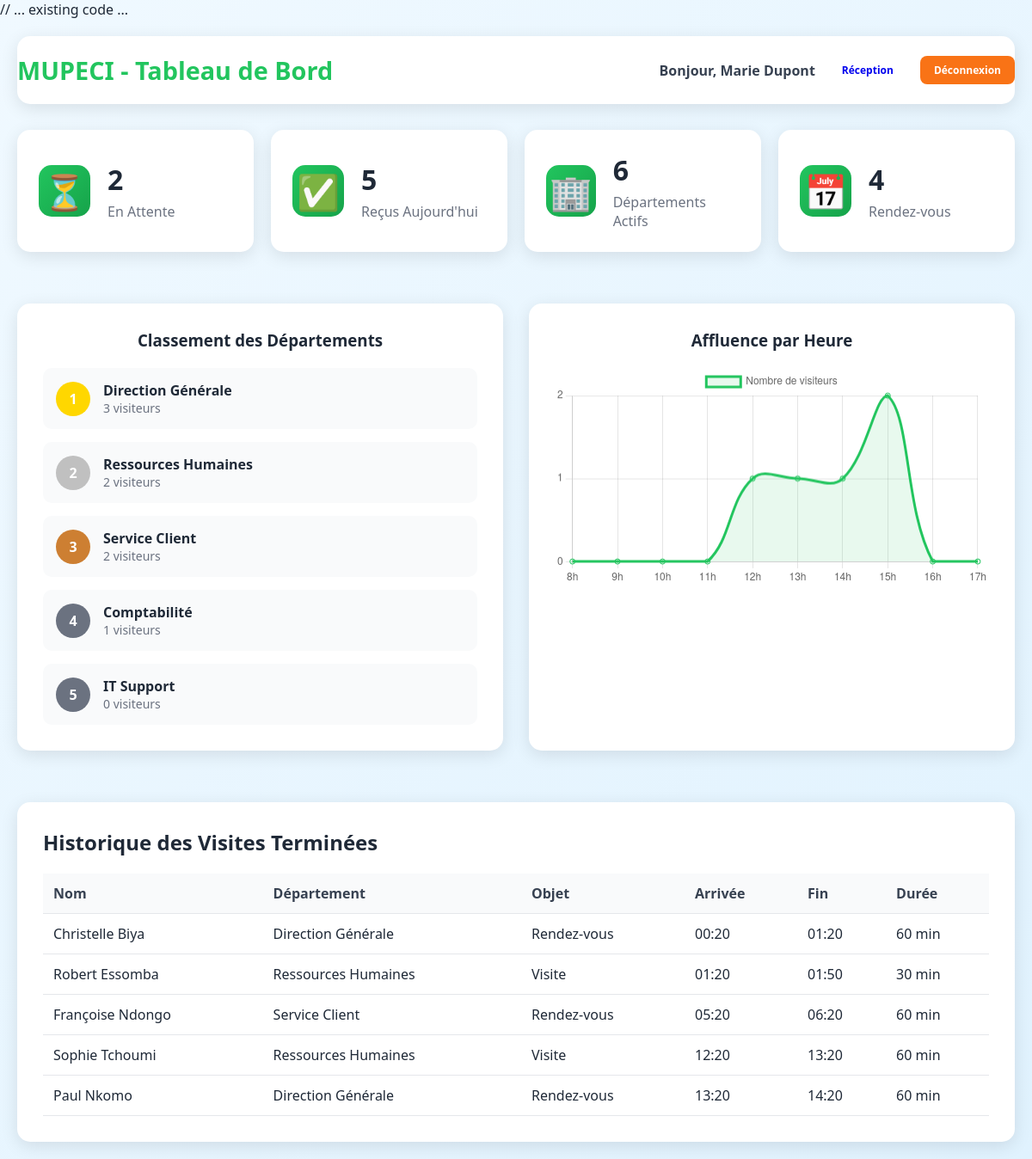
The page /receptionist/dashboard.php (signed in) on the database its author committed.
### tables this page shows
CREATE TABLE visitors (
    id INT AUTO_INCREMENT PRIMARY KEY,
    name VARCHAR(100) NOT NULL,
    phone VARCHAR(20) NOT NULL,
    email VARCHAR(100) NULL,
    id_number VARCHAR(50) NOT NULL,
    department_id INT NOT NULL,
    purpose ENUM('visite', 'rendez-vous', 'autres') DEFAULT 'visite',
    status ENUM('waiting', 'in-progress', 'completed', 'cancelled') DEFAULT 'waiting',
    checked_in_at TIMESTAMP DEFAULT CURRENT_TIMESTAMP,
    started_at TIMESTAMP NULL,
    completed_at TIMESTAMP NULL,
    notes TEXT NULL,
    created_by INT NOT NULL,
    created_at TIMESTAMP DEFAULT CURRENT_TIMESTAMP,
    updated_at TIMESTAMP DEFAULT CURRENT_TIMESTAMP ON UPDATE CURRENT_TIMESTAMP,
    
    FOREIGN KEY (department_id) REFERENCES departments(id) ON DELETE RESTRICT,
    FOREIGN KEY (created_by) REFERENCES users(id) ON DELETE RESTRICT,
    
    INDEX idx_status (status),
    INDEX idx_checked_in_at (checked_in_at),
    INDEX idx_department (department_id),
    INDEX idx_id_number (id_number),
    INDEX idx_phone (phone),
    INDEX idx_email (email)
);

CREATE TABLE departments (
    id INT AUTO_INCREMENT PRIMARY KEY,
    name VARCHAR(100) NOT NULL UNIQUE,
    description TEXT,
    active BOOLEAN DEFAULT TRUE,
    created_at TIMESTAMP DEFAULT CURRENT_TIMESTAMP,
    updated_at TIMESTAMP DEFAULT CURRENT_TIMESTAMP ON UPDATE CURRENT_TIMESTAMP
);

### includes/functions.php (called while the page is built, shortened)
<?php
function getActiveDepartments() {
    $pdo = getDB();
    $stmt = $pdo->query("SELECT * FROM departments WHERE active = 1");
    return $stmt->fetchAll(PDO::FETCH_ASSOC);
}
function getTodayVisitors() {
    $pdo = getDB();
    $today = date('Y-m-d');
    $stmt = $pdo->prepare("SELECT * FROM visitors WHERE DATE(checked_in_at) = ?");
    $stmt->execute([$today]);
    return $stmt->fetchAll(PDO::FETCH_ASSOC);
}
function getVisitorsByStatus($status) {
    $pdo = getDB();
    $stmt = $pdo->prepare("SELECT * FROM visitors WHERE status = ?");
    $stmt->execute([$status]);
    return $stmt->fetchAll(PDO::FETCH_ASSOC);
}
function getDepartmentStats() {
    $pdo = getDB();
    $today = date('Y-m-d');
    $stmt = $pdo->query("SELECT d.name, COUNT(v.id) as count FROM departments d LEFT JOIN visitors v ON v.department_id = d.id AND DATE(v.checked_in_at) = '$today' GROUP BY d.id");
    $stats = $stmt->fetchAll(PDO::FETCH_ASSOC);
    usort($stats, function($a, $b) { return $b['count'] - $a['count']; });
    return $stats;
}
function getHourlyStats() {
    $pdo = getDB();
    $today = date('Y-m-d');
    $hourly = array_fill(8, 10, 0);
    $stmt = $pdo->prepare("SELECT checked_in_at FROM visitors WHERE DATE(checked_in_at) = ?");
    $stmt->execute([$today]);
    $visitors = $stmt->fetchAll(PDO::FETCH_ASSOC);
    foreach ($visitors as $visitor) {
        $hour = (int)date('H', strtotime($visitor['checked_in_at']));
        if ($hour >= 8 && $hour <= 17) {
            $hourly[$hour]++;
        }
    }
    return $hourly;
}
?>

### receptionist/dashboard.php (the view, shortened to what this page needs)
<?php
require_once '../includes/functions.php';
$activeDepartments = getActiveDepartments();
$waitingCount = count(getVisitorsByStatus('waiting'));
$completedToday = count(array_filter(getTodayVisitors(), function($v) { return $v['status'] === 'completed'; }));
$activeDepartmentsCount = count(getActiveDepartments());
$appointmentsToday = count(array_filter(getTodayVisitors(), function($v) { return $v['purpose'] === 'rendez-vous'; }));
$departmentStats = getDepartmentStats();
$hourlyStats = getHourlyStats();
?>
<!DOCTYPE html>
<html lang="fr">
<head>
    <link rel="stylesheet" href="../assets/css/style.css">
</head>
<body>
    <div class="container">
        <header class="app-header">
            <div class="header-content">
                <h1>MUPECI - Tableau de Bord</h1>
                <div class="user-info">
                    <span>Bonjour, <?php echo $_SESSION['user']['name']; ?></span>
                    <a href="reception.php" class="btn btn-sm">Réception</a>
                    <a href="../logout.php" class="btn btn-sm btn-secondary">Déconnexion</a>
                </div>
            </div>
        </header>
        <div class="main-content">
            <div class="stats-grid">
                <div class="stat-card">
                    <div class="stat-icon">⏳</div>
                    <div class="stat-content">
                        <h3><?php echo $waitingCount; ?></h3>
                        <p>En Attente</p>
                    </div>
                </div>
                <div class="stat-card">
                    <div class="stat-icon">✅</div>
                    <div class="stat-content">
                        <h3><?php echo $completedToday; ?></h3>
                        <p>Reçus Aujourd'hui</p>
                    </div>
                </div>
                <div class="stat-card">
                    <div class="stat-icon">🏢</div>
                    <div class="stat-content">
                        <h3><?php echo $activeDepartmentsCount; ?></h3>
                        <p>Départements Actifs</p>
                    </div>
                </div>
                <div class="stat-card">
                    <div class="stat-icon">📅</div>
                    <div class="stat-content">
                        <h3><?php echo $appointmentsToday; ?></h3>
                        <p>Rendez-vous</p>
                    </div>
                </div>
            </div>
            <div class="charts-grid">
                <div class="chart-container">
                    <h3>Classement des Départements</h3>
                    <div class="department-ranking">
                        <?php foreach (array_slice($departmentStats, 0, 5) as $index => $dept): ?>
                            <div class="ranking-item">
                                <div class="rank-badge rank-<?php echo $index + 1; ?>">
                                    <?php echo $index + 1; ?>
                                </div>
                                <div class="dept-info">
                                    <span class="dept-name"><?php echo $dept['name']; ?></span>
                                    <span class="dept-count"><?php echo $dept['count']; ?> visiteurs</span>
                                </div>
                            </div>
                        <?php endforeach; ?>
                    </div>
                </div>
                <div class="chart-container">
                    <h3>Affluence par Heure</h3>
                    <canvas id="hourlyChart" width="400" height="200"></canvas>
                </div>
            </div>
            <div class="section">
                <h2>Historique des Visites Terminées</h2>
                <?php
                $completedVisitors = array_filter(getTodayVisitors(), function($v) { return $v['status'] === 'completed'; });
                if (count($completedVisitors) > 0):
                ?>
                    <table class="visitors-table">
                        <thead>
                            <tr>
                                <th>Nom</th>
                                <th>Département</th>
                                <th>Objet</th>
                                <th>Arrivée</th>
                                <th>Fin</th>
                                <th>Durée</th>
                            </tr>
                        </thead>
                        <tbody>
                            <?php foreach ($completedVisitors as $visitor): ?>
                                <?php
                                $start = strtotime($visitor['checked_in_at']);
                                $end = strtotime($visitor['completed_at']);
                                $duration = ($end && $start) ? round(($end - $start) / 60) : 0;
                                $deptName = '';
                                foreach ($activeDepartments as $dept) {
                                    if ($dept['id'] == $visitor['department_id']) {
                                        $deptName = $dept['name'];
                                        break;
                                    }
                                }
                                ?>
                                <tr>
                                    <td><?php echo $visitor['name']; ?></td>
                                    <td><?php echo $deptName; ?></td>
                                    <td><?php echo ucfirst($visitor['purpose']); ?></td>
                                    <td><?php echo date('H:i', $start); ?></td>
                                    <td><?php echo date('H:i', $end); ?></td>
                                    <td><?php echo $duration; ?> min</td>
                                </tr>
                            <?php endforeach; ?>
                        </tbody>
                    </table>
                <?php else: ?>
                    <p class="no-data">Aucune visite terminée aujourd'hui</p>
                <?php endif; ?>
            </div>
        </div>
    </div>
    <script>
        // Graphique d'affluence par heure
        const ctx = document.getElementById('hourlyChart').getContext('2d');
        const hourlyData = <?php echo json_encode(array_values($hourlyStats)); ?>;
        const hours = ['8h', '9h', '10h', '11h', '12h', '13h', '14h', '15h', '16h', '17h'];
        new Chart(ctx, {
            type: 'line',
            data: {
                labels: hours,
                datasets: [{
                    label: 'Nombre de visiteurs',
                    data: hourlyData,
                    borderColor: '#22c55e',
                    backgroundColor: 'rgba(34, 197, 94, 0.1)',
                    tension: 0.4,
                    fill: true
                }]
            },
            options: {
                responsive: true,
                scales: {
                    y: {
                        beginAtZero: true,
                        ticks: {
                            stepSize: 1
                        }
                    }
                }
            }
        });
    </script>
</body>
</html>

### assets/css/style.css (style rules this page uses)
* { margin: 0; padding: 0; box-sizing: border-box; }
body { font-family: "Segoe UI", Tahoma, Geneva, Verdana, sans-serif; background: linear-gradient(135deg, #f0f9ff 0%, #e0f2fe 100%); min-height: 100vh; color: #1f2937; }
.container { max-width: 1200px; margin: 0 auto; padding: 20px; }
.btn { display: inline-block; padding: 12px 24px; border: none; border-radius: 8px; text-decoration: none; font-weight: 600; cursor: pointer; transition: all 0.3s ease; font-size: 14px; }
.btn-secondary { background: #f97316; color: white; }
.btn-sm { padding: 8px 16px; font-size: 12px; }
.app-header { background: white; padding: 20px 0; border-radius: 15px; box-shadow: 0 5px 20px rgba(0, 0, 0, 0.1); margin-bottom: 30px; }
.header-content { display: flex; justify-content: space-between; align-items: center; }
.header-content h1 { color: #22c55e; font-size: 1.8rem; }
.user-info { display: flex; align-items: center; gap: 15px; }
.user-info span { font-weight: 600; color: #374151; }
.main-content { display: flex; flex-direction: column; gap: 30px; }
.section { background: white; padding: 30px; border-radius: 15px; box-shadow: 0 5px 20px rgba(0, 0, 0, 0.1); }
.section h2 { color: #1f2937; margin-bottom: 20px; font-size: 1.5rem; }
.stats-grid { display: grid; grid-template-columns: repeat(auto-fit, minmax(250px, 1fr)); gap: 20px; margin-bottom: 30px; }
.stat-card { background: white; padding: 25px; border-radius: 15px; box-shadow: 0 5px 20px rgba(0, 0, 0, 0.1); display: flex; align-items: center; gap: 20px; }
.stat-icon { font-size: 2.5rem; width: 60px; height: 60px; display: flex; align-items: center; justify-content: center; background: linear-gradient(135deg, #22c55e, #16a34a); border-radius: 15px; }
.stat-content h3 { font-size: 2rem; color: #1f2937; margin-bottom: 5px; }
.stat-content p { color: #6b7280; font-weight: 500; }
.visitors-table { width: 100%; border-collapse: collapse; margin-top: 20px; }
.visitors-table th, .visitors-table td { padding: 12px; text-align: left; border-bottom: 1px solid #e5e7eb; }
.visitors-table th { background: #f9fafb; font-weight: 600; color: #374151; }
.charts-grid { display: grid; grid-template-columns: repeat(auto-fit, minmax(400px, 1fr)); gap: 30px; margin-bottom: 30px; }
.chart-container { background: white; padding: 30px; border-radius: 15px; box-shadow: 0 5px 20px rgba(0, 0, 0, 0.1); }
.chart-container h3 { color: #1f2937; margin-bottom: 20px; text-align: center; }
.department-ranking { display: flex; flex-direction: column; gap: 15px; }
.ranking-item { display: flex; align-items: center; gap: 15px; padding: 15px; background: #f9fafb; border-radius: 10px; }
.rank-badge { width: 40px; height: 40px; border-radius: 50%; display: flex; align-items: center; justify-content: center; font-weight: 700; color: white; }
.rank-1 { background: #ffd700; }
.rank-2 { background: #c0c0c0; }
.rank-3 { background: #cd7f32; }
.rank-4, .rank-5 { background: #6b7280; }
.dept-info { display: flex; flex-direction: column; }
.dept-name { font-weight: 600; color: #1f2937; }
.dept-count { font-size: 14px; color: #6b7280; }

### rows shown on the page
visitors: name "Christelle Biya", department.name "Direction Générale", purpose "Rendez-vous", checked_in_at "00:20", completed_at "01:20", duration "60"
visitors: name "Robert Essomba", department.name "Ressources Humaines", purpose "Visite", checked_in_at "01:20", completed_at "01:50", duration "30"
visitors: name "Françoise Ndongo", department.name "Service Client", purpose "Rendez-vous", checked_in_at "05:20", completed_at "06:20", duration "60"
visitors: name "Sophie Tchoumi", department.name "Ressources Humaines", purpose "Visite", checked_in_at "12:20", completed_at "13:20", duration "60"
visitors: name "Paul Nkomo", department.name "Direction Générale", purpose "Rendez-vous", checked_in_at "13:20", completed_at "14:20", duration "60"

### other values the page prints
$_SESSION['user']['name'] "Marie Dupont"
$waitingCount "2"
$completedToday "5"
$activeDepartmentsCount "6"
$appointmentsToday "4"
$dept['name'] "Direction Générale"
$dept['count'] "3"
$dept['name'] "Ressources Humaines"
$dept['count'] "2"
$dept['name'] "Service Client"
$dept['name'] "Comptabilité"
$dept['count'] "1"
$dept['name'] "IT Support"
$dept['count'] "0"
chart data {{ json_encode(array_values($hourlyStats)) }} [0,0,0,0,1,1,1,2,0,0]
